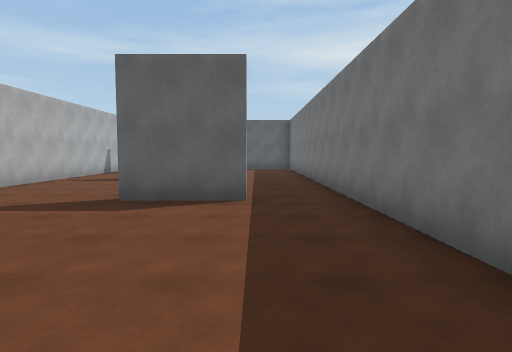
[1] (above)

22 first-person views from a walk through a 3-D level made in the Unity game engine. The camera is 1.5 m above the floor, tilts 4° down and sees 75° across. The floor is counted in squares, 2 m on a side. Each view is taken from the middle of a square. On the plan, view 1 faces up. The plan holds only what a view shows up to about 11 squares ahead; the rest is blank. The place goes on beyond the plan. The player is left out.

[2]
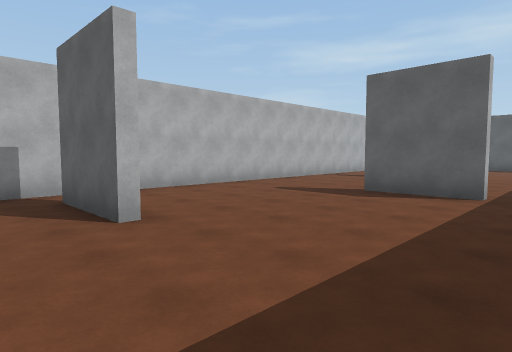

[3]
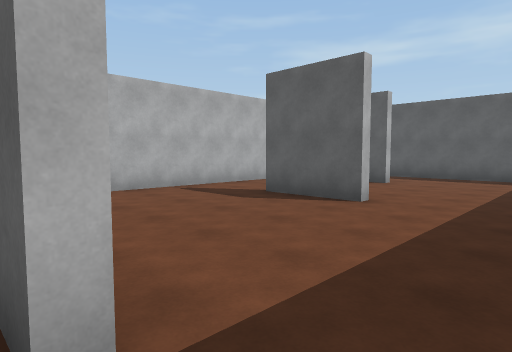

[4]
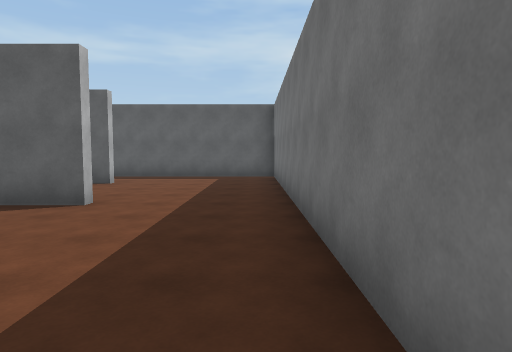

[5]
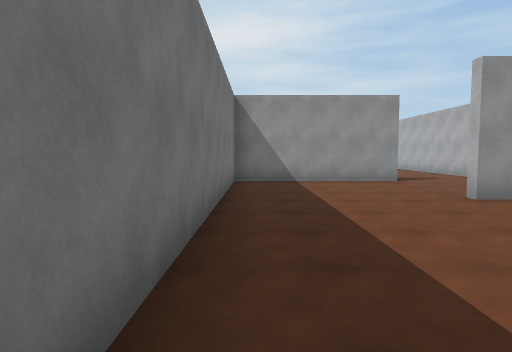

[6]
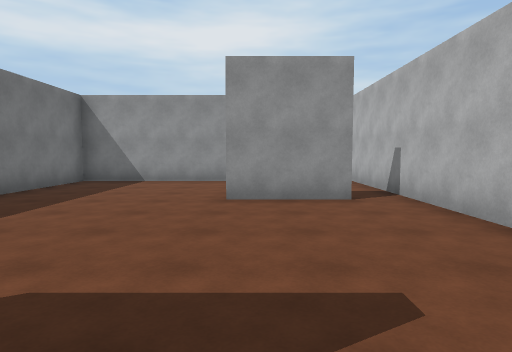

[7]
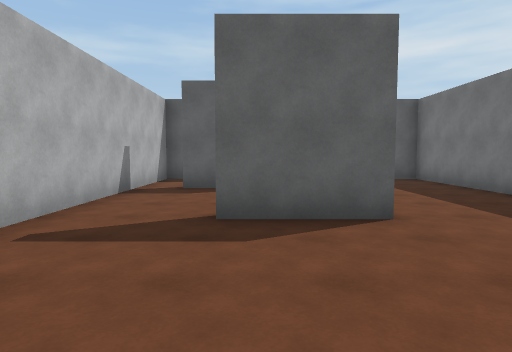

[8]
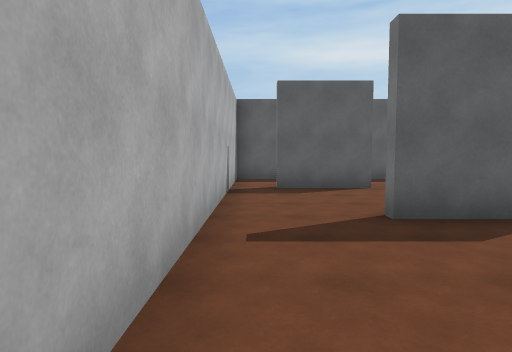

[9]
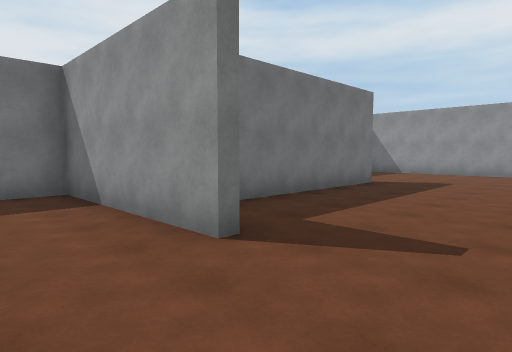

[10]
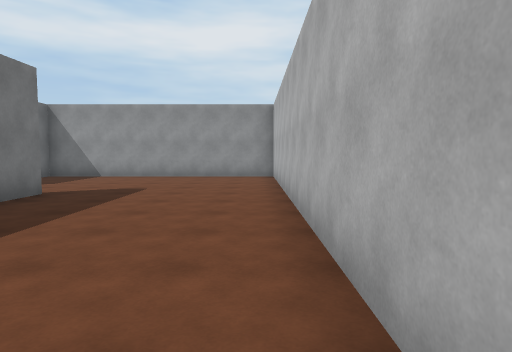

[11]
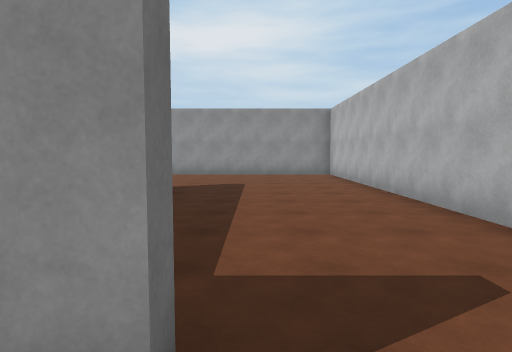

[12]
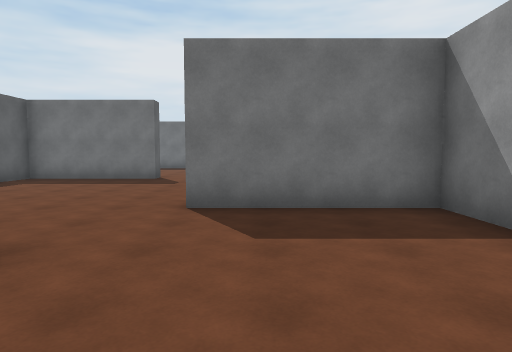

[13]
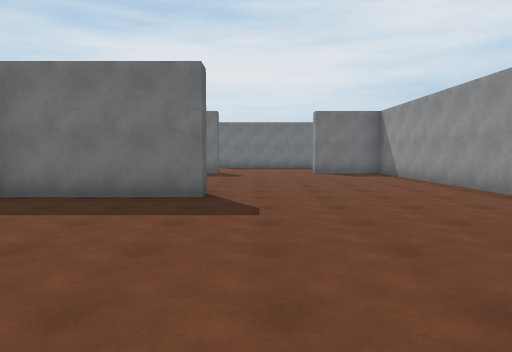

[14]
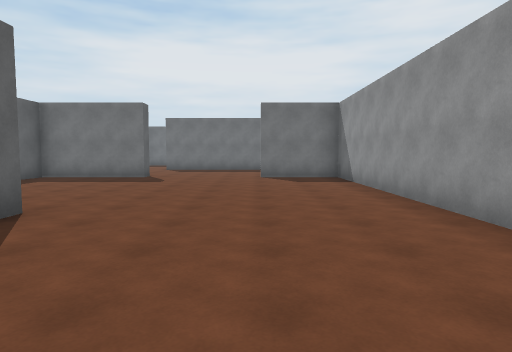

[15]
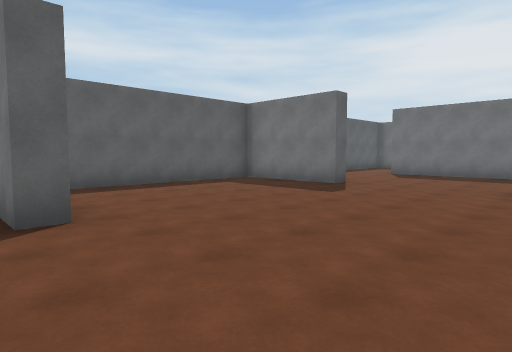

[16]
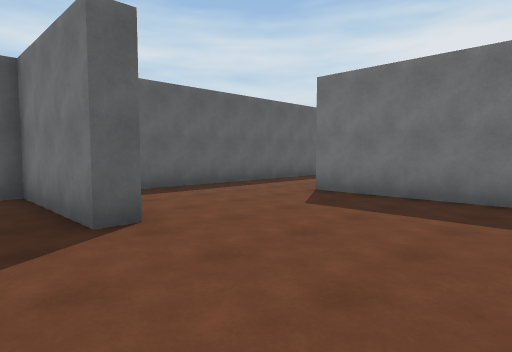

[17]
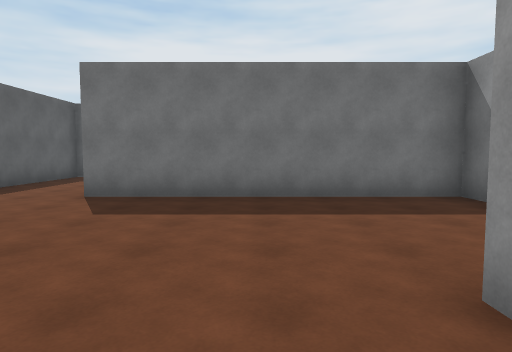

[18]
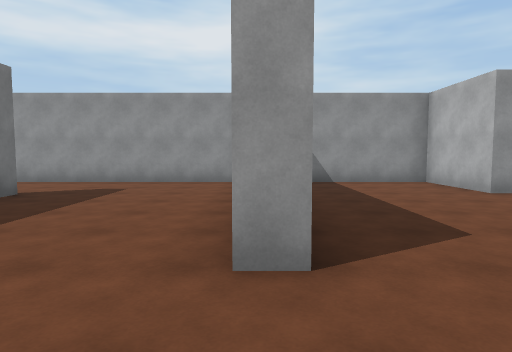

[19]
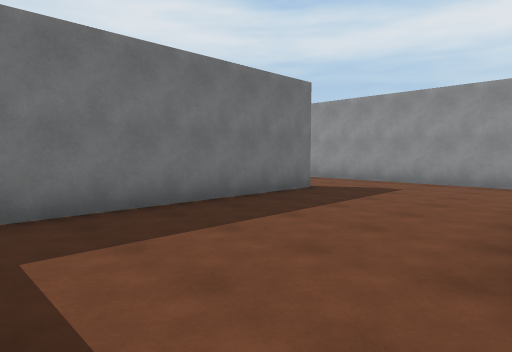

[20]
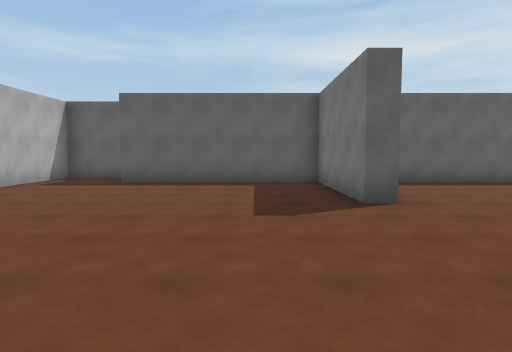

[21]
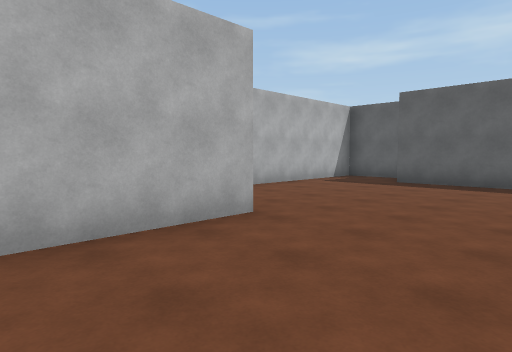

[22]
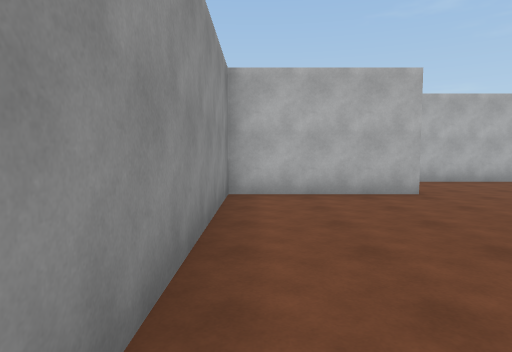

### Floor plan
Ten units are one square. View 1 is at (0, 0); x grows to the right and y downward. Boxes are objects, and circles mark ways between rooms. Rooms are numbered by the first view taken in them; rooms with no view inside come last. Other rooms are left out.
<svg viewBox="-61 -160 291 300">
<path fill="none" stroke="#000" d="M-1 -52 -22 -52M-14 -97 -35 -97M-55 -95 -55 -6M-46 -7 -25 -7M-16 28 16 28 16 -155 -26 -155M-11 91 -11 45M-28 28 -16 28M-56 135 16 135 16 100M-25 -5 -46 -5M-55 -6 -55 131M138 76 132 76 132 45 81 45M71 81 66 81 66 45 15 45M185 135 225 135M20 100 20 135 132 135 132 112 136 112 136 135 177 135 177 71 182 71M223 110 223 45 151 45M10 30 -6 30 -6 89M-55 -125 -55 -95M-25 -131 -46 -131M-26 -155 -55 -155 -55 -125"/>
<circle cx="-25" cy="15" r="3" fill="#2a7"/>
<circle cx="-50" cy="0" r="3" fill="#2a7"/>
<circle cx="-30" cy="-115" r="3" fill="#2a7"/>
<circle cx="-45" cy="-100" r="3" fill="#2a7"/>
<circle cx="-35" cy="-145" r="3" fill="#2a7"/>
<circle cx="10" cy="100" r="3" fill="#2a7"/>
<circle cx="-50" cy="-130" r="3" fill="#2a7"/>
<text x="-10" y="-60">1</text>
<text x="-30" y="80">2</text>
<text x="110" y="90">3</text>
<text x="-40" y="-110">4</text>
<text x="-40" y="-140">5</text>
</svg>
Room 1 opens to room 2. Room 1 opens to room 4. Room 1 opens to room 5. Room 2 opens to room 3. Room 4 opens to room 5.

Where each view was taken, in squares from view 1:
view 1: 0 up, 0 right, facing up
view 2: 1 down, 1 right, facing up-left
view 3: 5 up, 1 right, facing up-left
view 4: 5 up, 1 right, facing up
view 5: 6 up, 1 right, facing down
view 6: 6 up, 3 left, facing down
view 7: 6 up, 3 left, facing up
view 8: 6 up, 5 left, facing up
view 9: 1 down, 5 left, facing down-right
view 10: 3 down, 5 left, facing down
view 11: 2 down, 3 left, facing down
view 12: 11 down, 3 left, facing right
view 13: 9 down, 1 right, facing right
view 14: 11 down, 3 right, facing right
view 15: 12 down, 6 right, facing up-right
view 16: 11 down, 12 right, facing up-right
view 17: 10 down, 12 right, facing right
view 18: 5 down, 18 right, facing down
view 19: 5 down, 18 right, facing down-right
view 20: 13 down, 5 right, facing up
view 21: 13 down, 5 right, facing up-left
view 22: 13 down, 8 right, facing left
